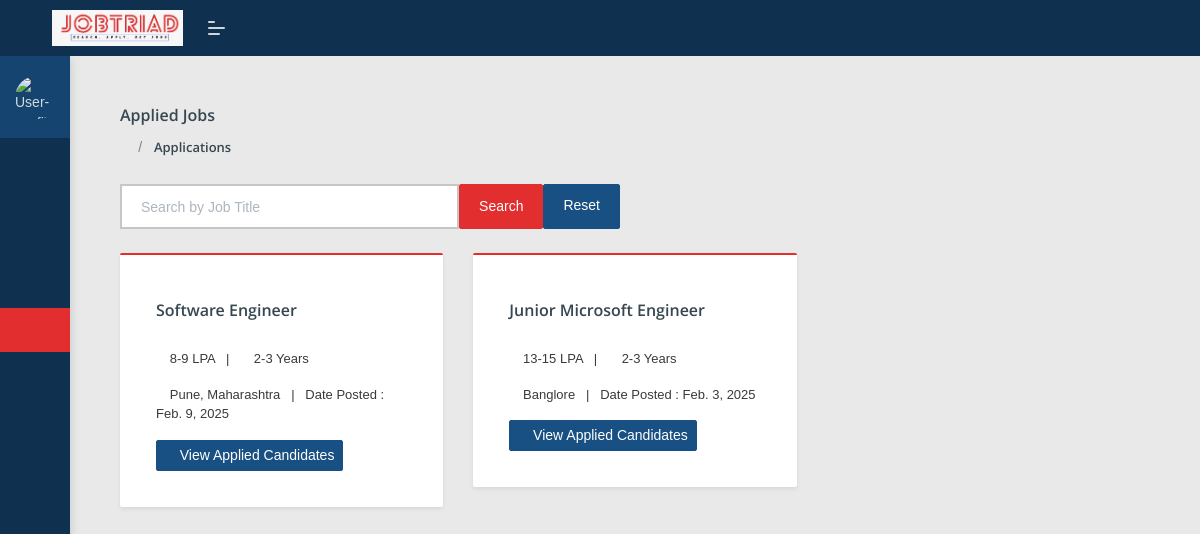
/company_applied_jobs (signed in), run on an earlier commit of the app's database.
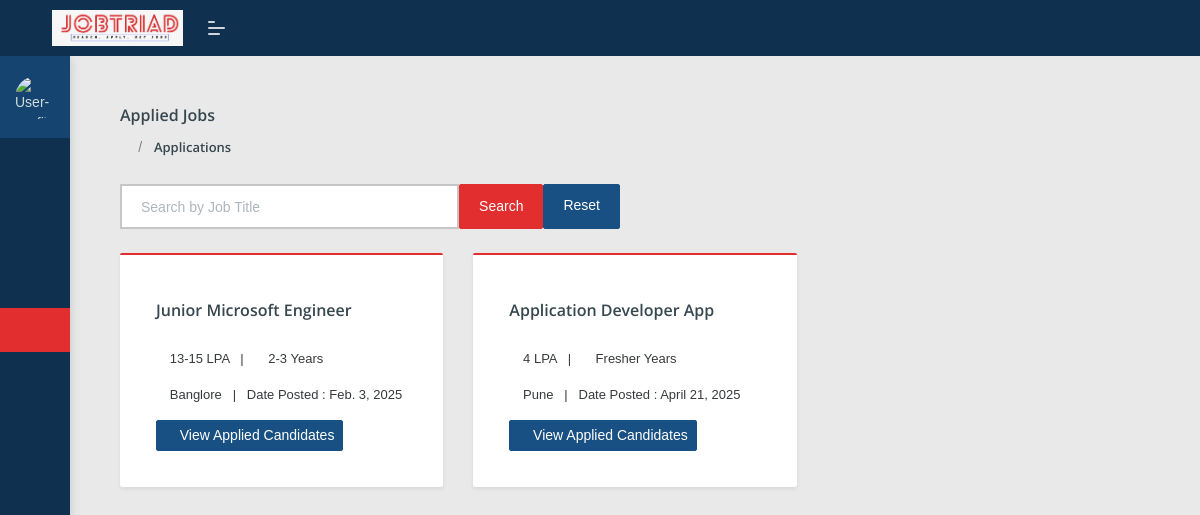
And on a later commit of the database.
### external_jobs/models.py (models this page shows, shortened)
class Jobs(models.Model):
    added_by = models.ForeignKey(NewUser, on_delete=models.CASCADE, default='')
    job_title = models.CharField(max_length=200)
    salary = models.CharField(max_length=200, blank=True)
    experience = models.CharField(max_length=300, blank=True)
    education = models.CharField(max_length=500, blank=True)
    location = models.CharField(max_length=500, blank=True)
    job_type = models.CharField(max_length=500, blank=True)
    work_mode = models.CharField(max_length=500, blank=True)
    category = models.CharField(max_length=500, blank=True)
    required_skills = models.CharField(max_length=900)
    roles_and_responsibilities = models.CharField(max_length=1500, blank=True)
    job_link = models.CharField(max_length=400, default='nolink')
    company_name = models.CharField(max_length=300, blank=True)
    company_logo = models.ImageField(upload_to='company_logos/', blank=True, null=True)
    status = models.CharField(max_length=400, default='Active')
    date_posted = models.DateField(auto_now_add=True)  # Stores only date (not time)

### external_jobs/views.py (the view)
# urls.py: path('company_applied_jobs',views.company_applied_jobs,name="company_applied_jobs"),
@login_required
def company_applied_jobs(request):
    company_id = request.user.id
    username = request.user.fullname
    logo = request.user.profile_image
    search_query = request.GET.get('search', '')  # Get search query from the request
    if search_query:
        jobs = Jobs.objects.filter(added_by=company_id, job_title__icontains=search_query)
    else:
        jobs = Jobs.objects.filter(added_by=company_id)
    return render(request, 'company_applied_jobs.html', {'jobs': jobs, 'username': username, 'logo': logo, 'search_query': search_query})

### external_jobs/templates/company_applied_jobs.html (shortened to what this page needs)
{% extends 'company_base.html' %}
{% block content %}
<div class="pcoded-content">
  <div class="page-header">
    <div class="page-block">
      <div class="row align-items-center">
        <div class="col-md-12">
          <div class="page-header-title">
            <h5 class="m-b-10">Applied Jobs</h5>
          </div>
          <ul class="breadcrumb">
            <li class="breadcrumb-item">
              <a href="/company_applied_jobs"><i class="feather icon-home"></i></a>
            </li>
            <li class="breadcrumb-item">
              <a href="/company_applied_jobs">Applications</a>
            </li>
          </ul>
        </div>
      </div>
    </div>
  </div>
  <div class="row mb-4">
	<div class="col-md-6">
	  <form method="GET" action="">
		<div class="input-group">
		  <input type="text" name="search" class="form-control" placeholder="Search by Job Title" value="{{ search_query }}">
		  <button type="submit" class="btn btn-primary">Search</button>
		  <a href="{% url 'company_applied_jobs' %}" class="btn btn-secondary">Reset</a>
		</div>
	  </form>
	</div>
  </div>
  <div class="row">
    <div class="col-xl-12">
      <div class="row">
        {% for job in jobs %}
        <div class="col-md-4">
          <div class="card p-3 shadow-sm">
            <div class="card-body">
              <h5 class="card-title" style="line-height: 38px">
                {{ job.job_title }}
              </h5>
              <p class="card-text">
                <i class="fas fa-money-bill-wave"></i> {{ job.salary }} &nbsp; |
                &nbsp; <i class="fas fa-briefcase"></i> {{ job.experience }} Years
              </p>
              <p class="card-text">
                <i class="fas fa-map-marker-alt"></i> {{ job.location }} &nbsp;
                | &nbsp; Date Posted : {{ job.date_posted }}
              </p>
              <a href="{% url 'c_applied_candidates' job.id %}" class="btn btn-sm btn-secondary">
                <i class="fas fa-users"></i> View Applied Candidates
              </a>
            </div>
          </div>
        </div>
        {% empty %}
        <p class="text-center">No jobs found.</p>
        {% endfor %}
      </div>
    </div>
  </div>
</div>
{% endblock %}

What changed in the data, as far as the page shows it:
removed Jobs: job_title "Software Engineer", salary "8-9 LPA", experience "2-3", location "Pune, Maharashtra", date_posted "Feb. 9, 2025"
added Jobs: job_title "Application Developer App", salary "4 LPA", experience "Fresher", location "Pune", date_posted "April 21, 2025"
